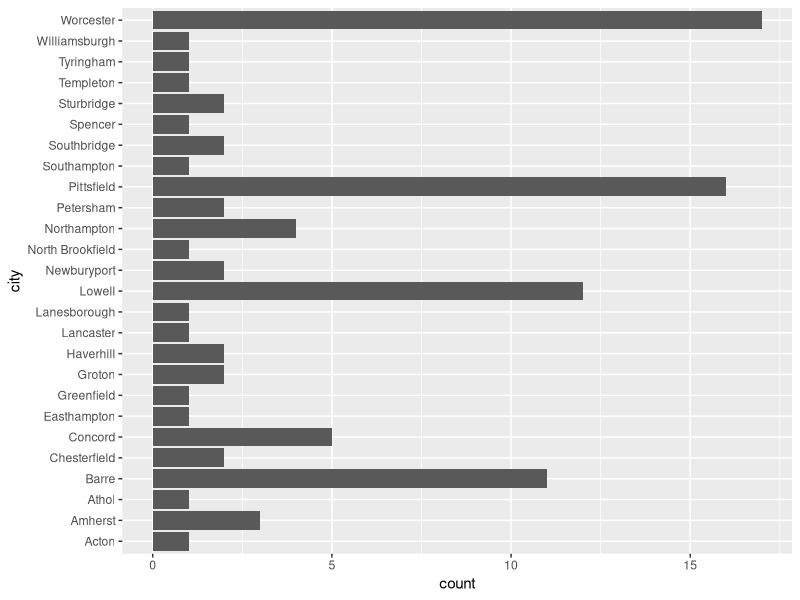
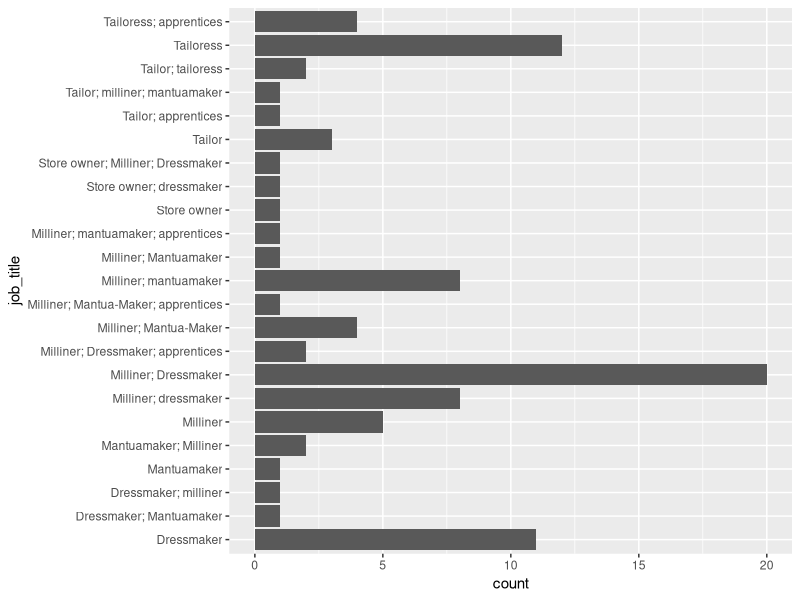
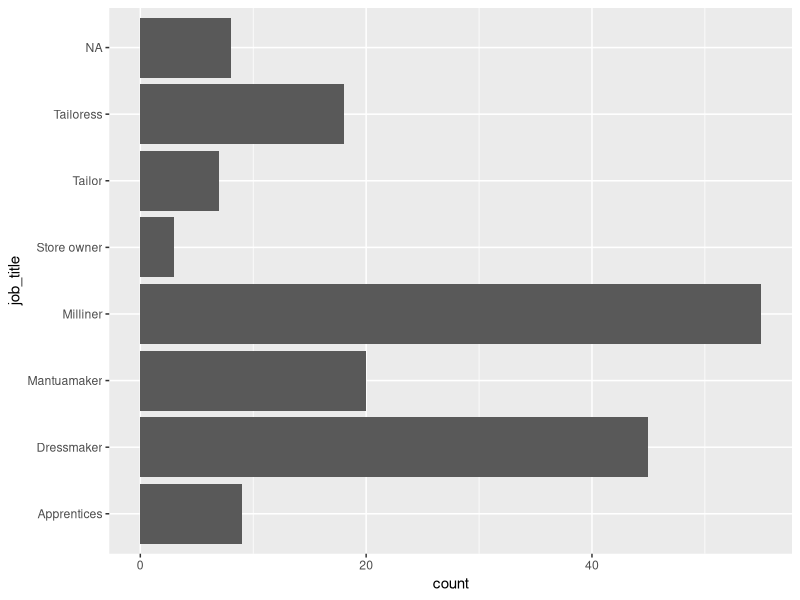
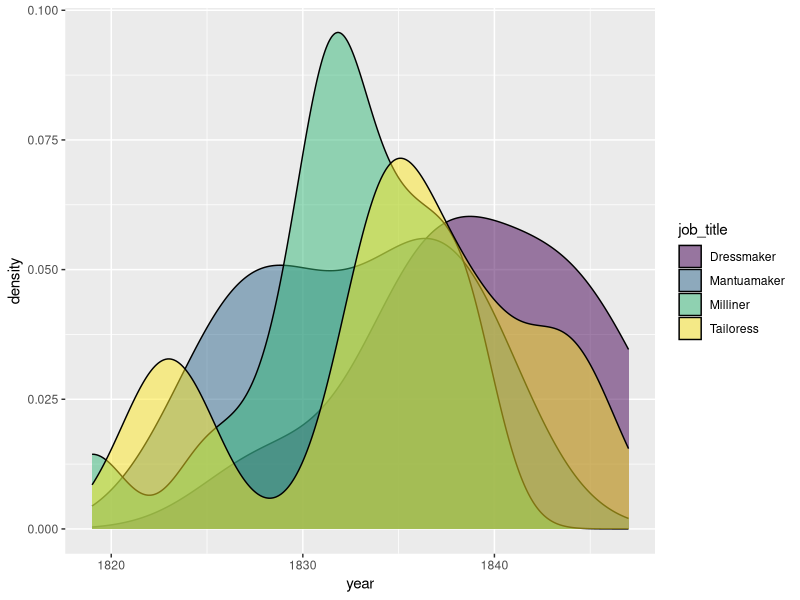

Source code (R) for these figures, in order:
## ---- chunk 1
library(tidyverse)
## ---- chunk 2
seamstresses <- read_csv("data/seamstresses.csv")
genealogy <- read_csv("data/genealogy.csv")
## ---- chunk 3
seamstresses %>% 
  filter(state == "MA", is.na(city) == FALSE) %>% 
  ggplot(mapping = aes(x = city)) +
  geom_bar() +
  coord_flip()
## ---- chunk 4

# Figure out how to get R to count all instances of each word, rather than full phrases
seamstresses %>% 
  filter(is.na(job_title) == FALSE) %>% 
  ggplot(mapping = aes(x = job_title)) +
  geom_bar() +
  coord_flip()

## ---- chunk 5
genealogy %>% 
  filter(is.na(ad_date == TRUE)) %>% 
  select(name, ad_date, ad_id) %>% 
  mutate(ad_date = case_when(ad_id == "Worcester1844" ~ 1844))

## ---- chunk 6
seamstresses_separated <- seamstresses %>% 
  separate_rows(job_title, sep = "; ") %>% 
  mutate(job_title = fct_collapse(job_title,
    Milliner = c("Milliner", "milliner"),
    Dressmaker = c("Dressmaker", "dressmaker"),
    Tailor = c("Tailor"),
    Tailoress = c("Tailoress", "tailoress"),
    Mantuamaker = c("Mantuamaker", "mantuamaker", "Mantua-Maker"),
    Apprentices = c("apprentices")
  ))

ggplot(seamstresses_separated, mapping = aes(x = job_title)) +
  geom_bar() +
  coord_flip()
## ---- chunk 7
seamstresses_separated %>% 
  filter(job_title == c("Dressmaker", "Mantuamaker", "Milliner", "Tailoress")) %>% 
  ggplot(mapping = aes(x = year, fill = job_title)) +
  geom_density(alpha = 0.5) +
  scale_fill_viridis_d()

